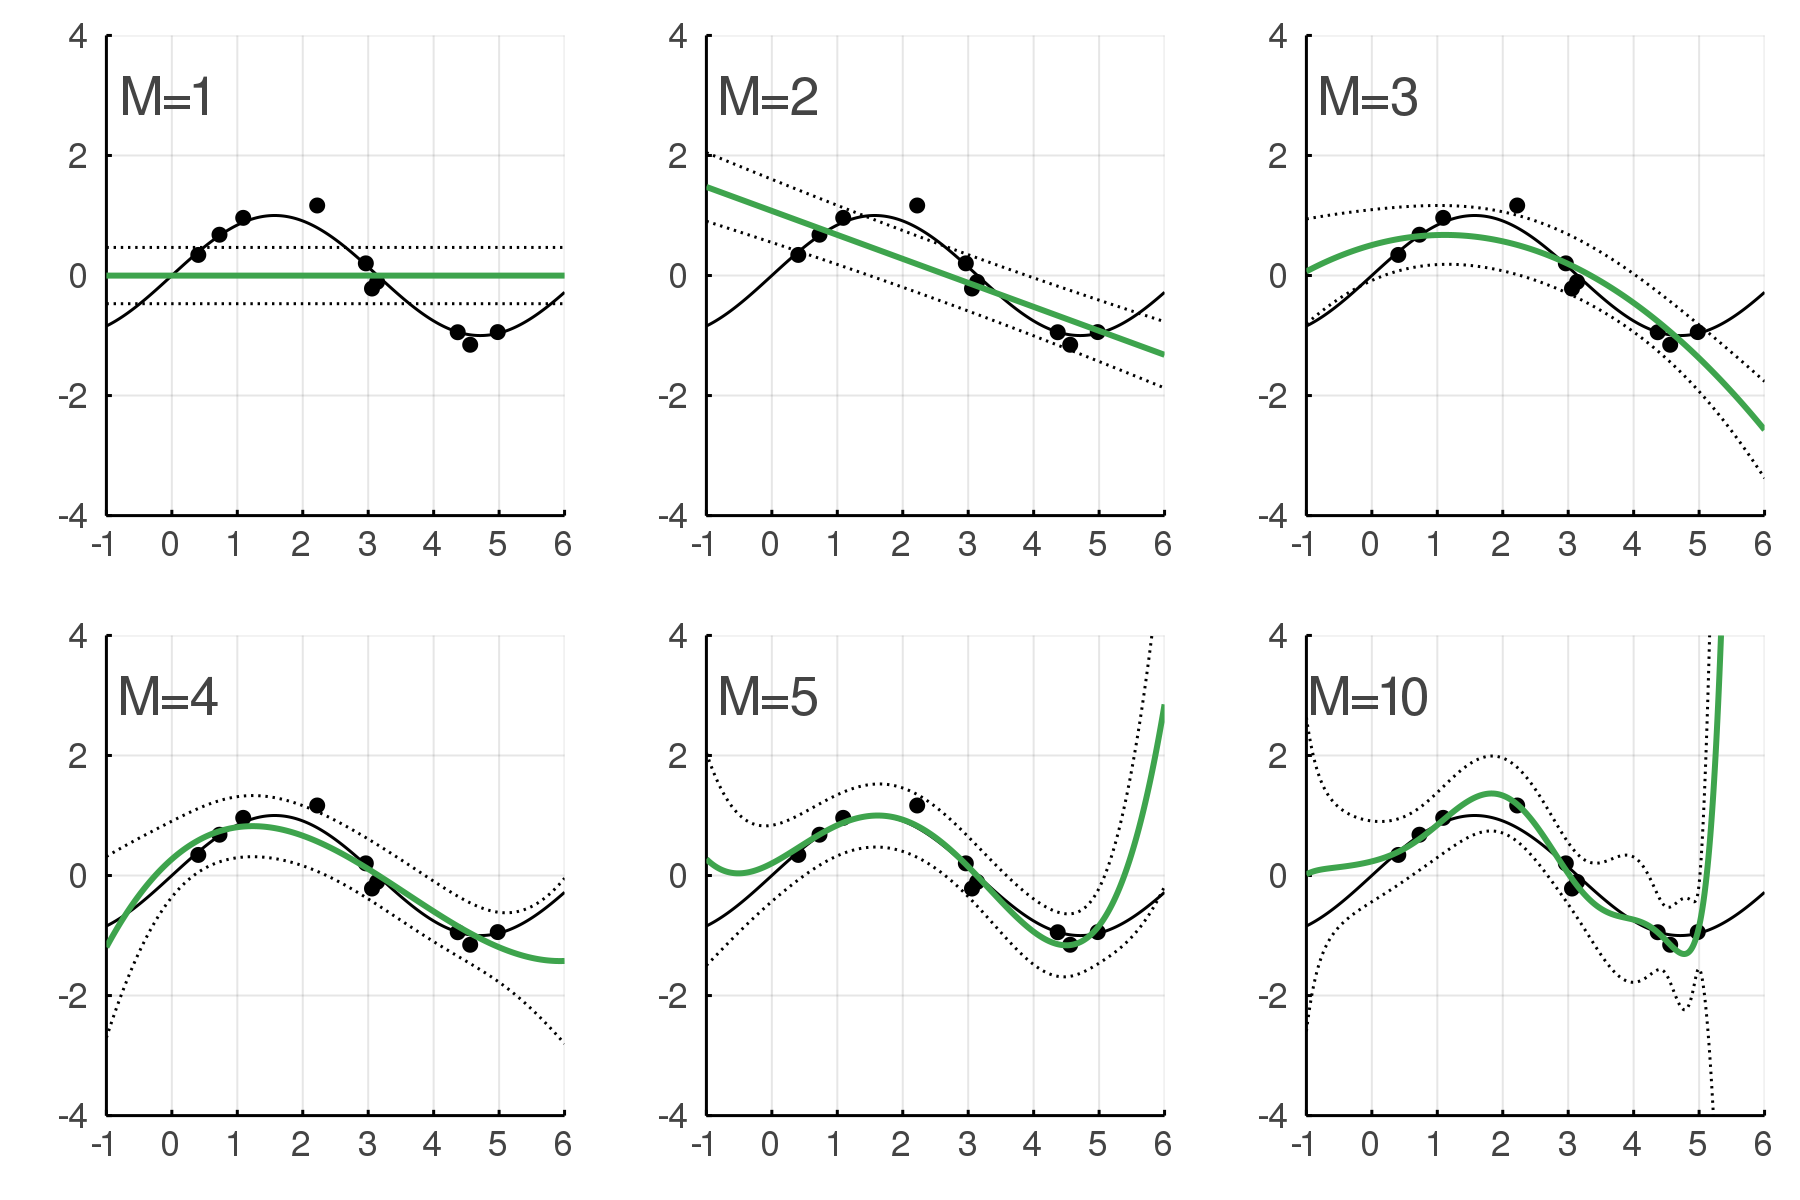

Julia code for this plot:
using Plots
using Distributions
using LinearAlgebra
using Random

function get_feature(x,M)
  # input: R^1
  # output: R^M 
  arr = zeros(M)
  for i in 1:M
    arr[i] = x^(i-1)
  end
  return arr
end

function get_feature_matrix(x_arr, M)
  return cat(get_feature.(x_arr, M)..., dims=2)
end

# create sample data points
N = 10 # sample num
λ = 5.0
x_range = (-1,6)
Random.seed!(1234)
x_arr = rand(Uniform(x_range...),N)
y_arr = reshape(rand.(Normal.(sin.(x_arr), λ^(-1))), (N, 1))'


function pred_poly_reg(x_arr, y_arr, M)
  p = plot()
  p = plot!(x_arr,y_arr', seriestype=:scatter, legend=false,
          markercolor=:black, markersize=2)
  
  m = zeros(M)
  Λ = I(M)
  f_arr = get_feature_matrix(x_arr,M)
  Λ̂= λ* f_arr*f_arr' + Λ
  m̂ = inv(Λ̂)*(λ* f_arr * y_arr' +Λ* m)
  x_grid = -1:0.01:7
  f_grid = get_feature_matrix(x_grid,M) # feature
  μ_post = f_grid' * m̂
  λ_post_inv = inv(λ) .+ diag(f_grid' * inv(Λ̂)*  f_grid)
  λ_post = inv.(λ_post_inv)
  
  p= plot!(x_grid,sin.(x_grid), legend=true,
          label="groung truth", linecolor=:black)
  p= plot!(x_grid, μ_post[:,1],legend=true, linewidth=2)
  p= plot!(x_grid, μ_post[:,1] + sqrt.(λ_post_inv) ,
         legend=false, linecolor=:black, linestyle=:dot)
  p= plot!(x_grid, μ_post[:,1] - sqrt.(λ_post_inv) ,
         legend=false, linecolor=:black, linestyle=:dot)
  p= plot!(xlim=(-1,6),ylim=(-4,4))
  p= plot!(annotations=[(0,3, text("M=$M", 12))])
  return p
end


M_arr = [1,2,3,4,5,10] 
PP = []
for m in M_arr
  push!(PP, pred_poly_reg(x_arr, y_arr, m))
end
plot(PP...; dpi=300, layout=(length(M_arr))) 
savefig("fig_3_08.png")


